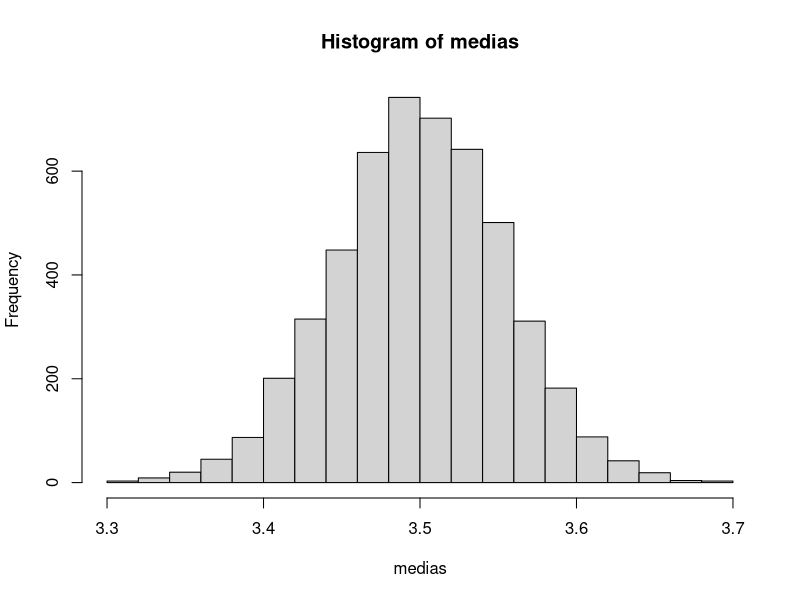

Generate this figure with R:
#NA: not available
a <- c(2, 3, 5, NA)
mean(a, na.rm = TRUE)

#Funções
bilhete <- c(10, 20, 30, 40, 50, 60)

length(bilhete)
max(bilhete)
min(bilhete)
mean(bilhete)

#summary(bilhete)

sorteio <- sample(x = 1:60, size = 6, replace = FALSE)

sum(bilhete %in% sorteio)

#Laços
#For
soma <- 0

#sum(1:20)
for(i in 1:20){
  soma <- soma + i
}
soma

medias <- c()
for(i in 1:5000){
  #media <- mean(sample(x = 1:6, size = 1000, replace = TRUE))
  #medias <- c(medias, media)
  
  medias[i] <- mean(sample(x = 1:6, size = 1000, replace = TRUE))
}

hist(medias)
mean(medias)

#While
soma <- 0
i <- 1
while(soma < 1000){
  soma <- soma + i
  i <- i + 1
}
soma
i

#Mega Sena
bilhete <- c(10, 20, 30, 40, 50, 60)
semanas <- 0
acertos <- 0

while(acertos < 4){
  semanas <- semanas + 1
  
  sorteio <- sample(x = 1:60, size = 6, replace = FALSE)
  acertos <- sum(bilhete %in% sorteio)
}
semanas/52
acertos